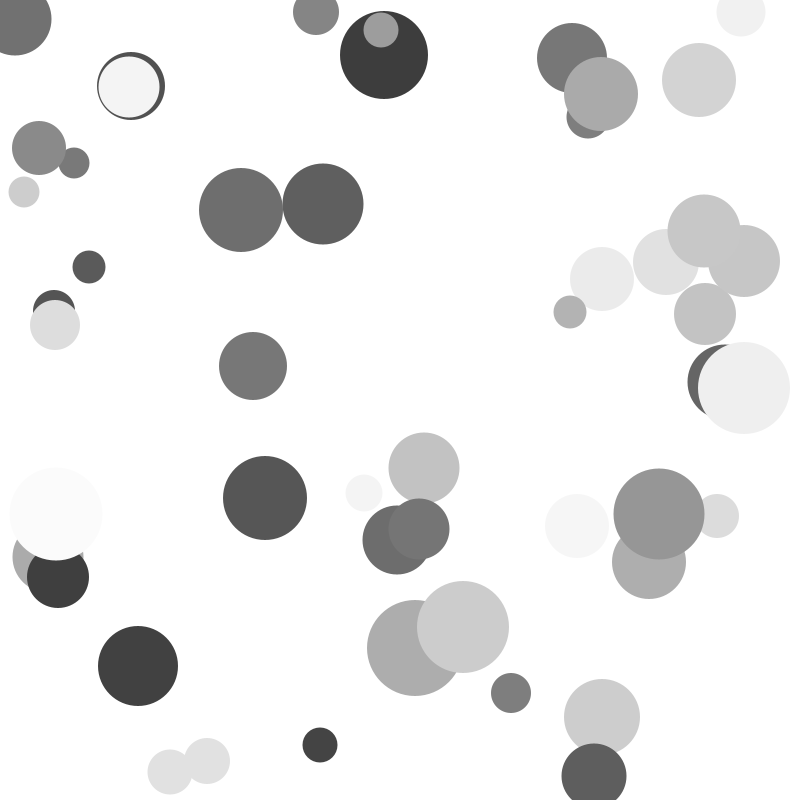
Frame 1 (no input)
Frame 60 (the mouse pressed at the canvas centre just before this capture): identical to frame 1, image omitted
Frame 120 (the mouse held since frame 60 and released just before this capture): identical to frame 1, image omitted

The Processing sketch that drew this single still picture (run headless with seeded random() and noise(); from frame 60 on, the mouse is pressed at the canvas centre):

// Processing sketch: hw_week6
// ── hw_week6.pde
String hello[] = {"hello.", "hello?", "hello!","hello~"};
int num= 50;
int c = 255;
int [] size = new int[num];
int [] xPos = new int[num];
int [] yPos = new int[num];

int [] Color = new int[c];

void setup(){
  background(255);
  size(800,800);
  
  float r = random(0,1);
  for (int i =0; i<1; i+=r){
    if (r>0 && r<0.25){
    i=0;
    }
    if (r>0.25 && r<0.5){
    i=1;
    }
    if (r>0.5 && r<0.75){
    i=2;
    }
    if (r>0.75 && r<1){
    i=3;
    }
    println(hello[i]);
  } 
  
  for(int i = 0; i<num; i++){
  
      xPos[i] = int(random(size[i]/2, width-size[i]/2));
      yPos[i] = int(random(size[i]/2, height-size[i]/2));
      
      size[i] = int(random(30,100));
      Color[i] = int(random(51,255));
      
      noStroke();
  }
  
}

  
void draw(){
  background(255);
  for(int i =0; i<num; i++){
    fill (Color[i]);
    ellipse(xPos[i], yPos[i], size[i], size[i]);
  }
}
